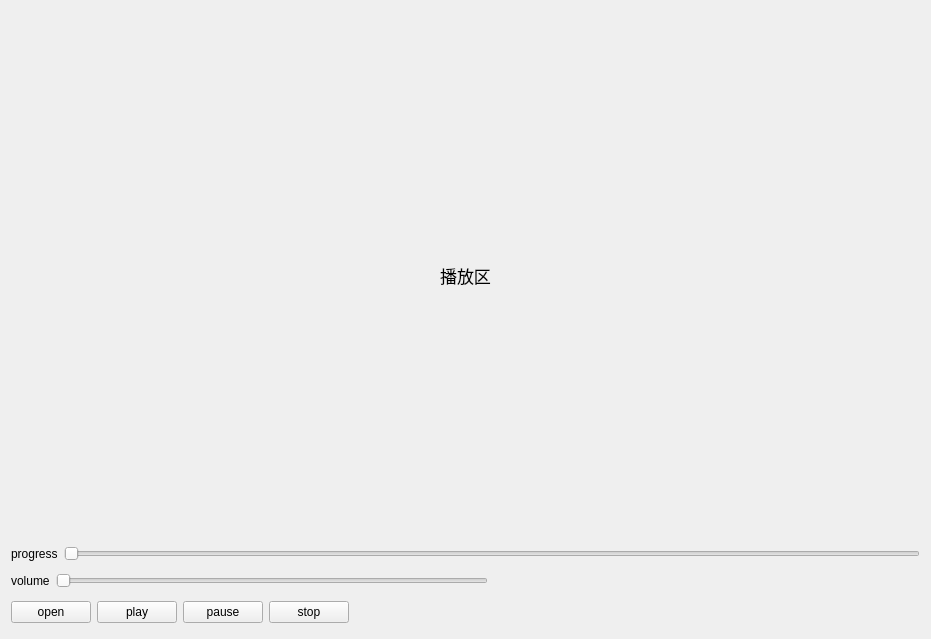
<?xml version="1.0" encoding="UTF-8"?>
<ui version="4.0">
 <class>MediaPlayer</class>
 <widget class="QWidget" name="MediaPlayer">
  <property name="geometry">
   <rect>
    <x>0</x>
    <y>0</y>
    <width>931</width>
    <height>639</height>
   </rect>
  </property>
  <property name="minimumSize">
   <size>
    <width>931</width>
    <height>639</height>
   </size>
  </property>
  <property name="maximumSize">
   <size>
    <width>931</width>
    <height>639</height>
   </size>
  </property>
  <property name="windowTitle">
   <string>Form</string>
  </property>
  <layout class="QGridLayout" name="gridLayout">
   <item row="0" column="0">
    <widget class="QLabel" name="label">
     <property name="minimumSize">
      <size>
       <width>0</width>
       <height>521</height>
      </size>
     </property>
     <property name="maximumSize">
      <size>
       <width>16777215</width>
       <height>521</height>
      </size>
     </property>
     <property name="font">
      <font>
       <pointsize>13</pointsize>
      </font>
     </property>
     <property name="text">
      <string>播放区</string>
     </property>
     <property name="alignment">
      <set>Qt::AlignCenter</set>
     </property>
    </widget>
   </item>
   <item row="1" column="0">
    <layout class="QHBoxLayout" name="horizontalLayout">
     <item>
      <widget class="QLabel" name="label_2">
       <property name="text">
        <string>progress</string>
       </property>
      </widget>
     </item>
     <item>
      <widget class="QSlider" name="horizontalSlider_progress">
       <property name="maximum">
        <number>1000</number>
       </property>
       <property name="orientation">
        <enum>Qt::Horizontal</enum>
       </property>
      </widget>
     </item>
    </layout>
   </item>
   <item row="2" column="0">
    <layout class="QHBoxLayout" name="horizontalLayout_2">
     <item>
      <widget class="QLabel" name="label_3">
       <property name="text">
        <string>volume</string>
       </property>
      </widget>
     </item>
     <item>
      <widget class="QSlider" name="horizontalSlider_volume">
       <property name="orientation">
        <enum>Qt::Horizontal</enum>
       </property>
      </widget>
     </item>
     <item>
      <spacer name="horizontalSpacer_2">
       <property name="orientation">
        <enum>Qt::Horizontal</enum>
       </property>
       <property name="sizeHint" stdset="0">
        <size>
         <width>40</width>
         <height>20</height>
        </size>
       </property>
      </spacer>
     </item>
    </layout>
   </item>
   <item row="3" column="0">
    <layout class="QHBoxLayout" name="horizontalLayout_3">
     <item>
      <widget class="QPushButton" name="pushButton_open">
       <property name="text">
        <string>open</string>
       </property>
      </widget>
     </item>
     <item>
      <widget class="QPushButton" name="pushButton_play">
       <property name="text">
        <string>play</string>
       </property>
      </widget>
     </item>
     <item>
      <widget class="QPushButton" name="pushButton_pause">
       <property name="text">
        <string>pause</string>
       </property>
      </widget>
     </item>
     <item>
      <widget class="QPushButton" name="pushButton_stop">
       <property name="text">
        <string>stop</string>
       </property>
      </widget>
     </item>
     <item>
      <spacer name="horizontalSpacer">
       <property name="orientation">
        <enum>Qt::Horizontal</enum>
       </property>
       <property name="sizeHint" stdset="0">
        <size>
         <width>40</width>
         <height>20</height>
        </size>
       </property>
      </spacer>
     </item>
    </layout>
   </item>
  </layout>
 </widget>
 <resources/>
 <connections/>
</ui>
